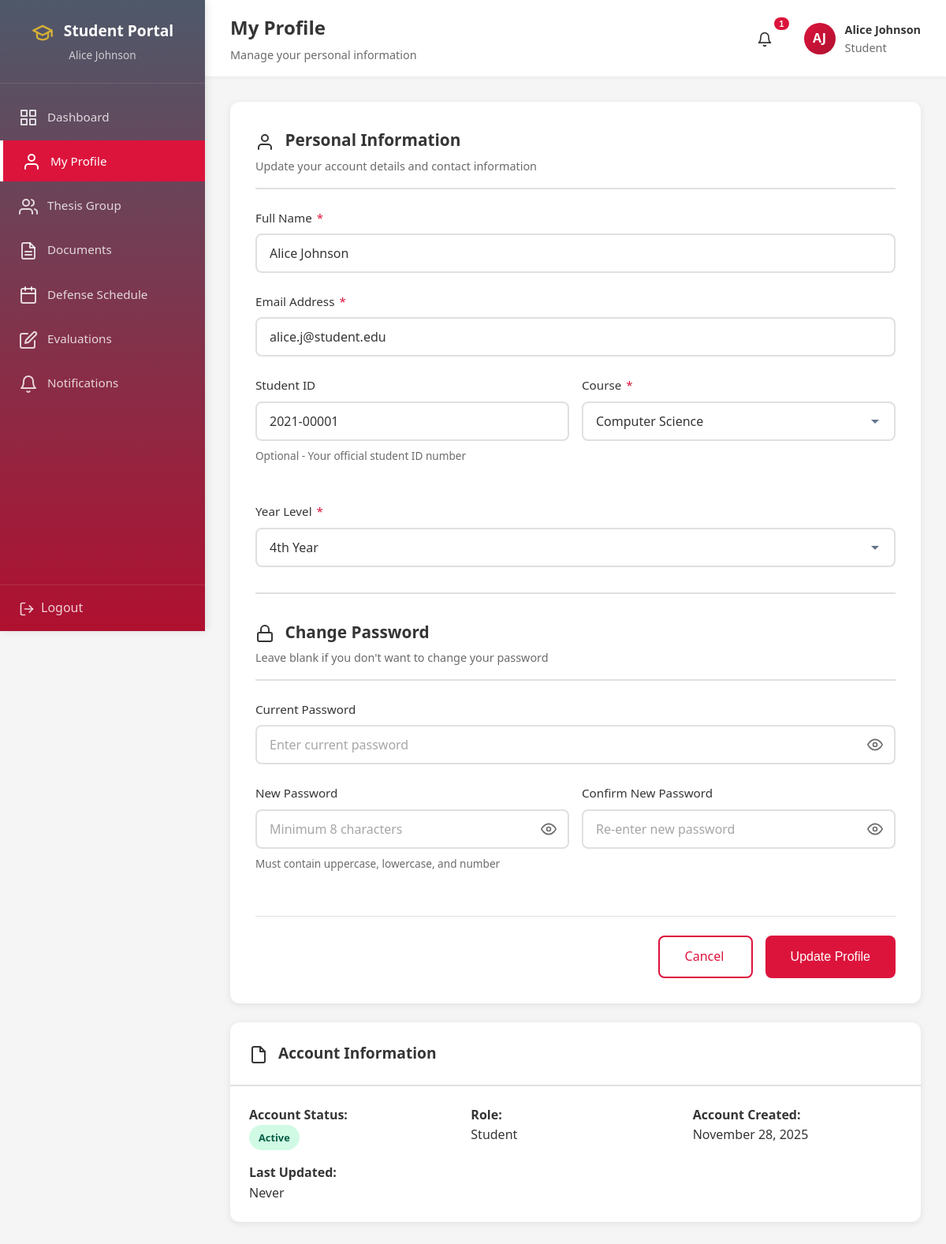
The page /student/profile.php (signed in) on the database its author committed.
### tables this page shows
CREATE TABLE `student_details` (
  `user_id` int(11) NOT NULL,
  `course` varchar(100) NOT NULL,
  `year` varchar(50) NOT NULL,
  `student_id` varchar(50) DEFAULT NULL
);

CREATE TABLE `users` (
  `user_id` int(11) NOT NULL,
  `name` varchar(255) NOT NULL,
  `email` varchar(255) NOT NULL,
  `password_hash` varchar(255) NOT NULL,
  `role` enum('admin','student','panelist') NOT NULL,
  `status` enum('active','inactive') DEFAULT 'active',
  `created_at` datetime NOT NULL DEFAULT current_timestamp(),
  `updated_at` datetime DEFAULT NULL ON UPDATE current_timestamp()
);

### student/profile.php (the view, shortened to what this page needs)
<?php
require_once '../db_connect.php';
try {
    $user_stmt = $pdo->prepare("
        SELECT u.*, sd.course, sd.year, sd.student_id
        FROM users u
        LEFT JOIN student_details sd ON u.user_id = sd.user_id
        WHERE u.user_id = ?
    ");
    $user_stmt->execute([$_SESSION['user_id']]);
    $student = $user_stmt->fetch();
} catch (PDOException $e) {
    error_log("Profile Load Error: " . $e->getMessage());
    die("Error loading profile information.");
}
$courses = ['Computer Science', 'Information Technology', 'Computer Engineering', 'Software Engineering', 'Data Science'];
$years = ['1st Year', '2nd Year', '3rd Year', '4th Year'];
?>
<!DOCTYPE html>
<html lang="en">
<head>
    <link rel="stylesheet" href="../assets/css/style.css">
    <link rel="stylesheet" href="../assets/css/dashboard.css">
    <link rel="stylesheet" href="../assets/css/forms.css">
    <link rel="stylesheet" href="../assets/css/icons.css">
</head>
<body>
    <div class="dashboard-wrapper">
        <?php include 'includes/sidebar.php'; ?>
        <div class="main-content">
            <?php include 'includes/topbar.php'; ?>
            <div class="dashboard-content">
                <div class="form-card">
                    <div class="form-card-header">
                        <h3>
                            <svg width="24" height="24" viewBox="0 0 24 24" fill="none" stroke="currentColor" stroke-width="2" stroke-linecap="round" stroke-linejoin="round" style="vertical-align: middle; margin-right: 0.5rem;">
                                <path d="M20 21v-2a4 4 0 0 0-4-4H8a4 4 0 0 0-4 4v2"/>
                                <circle cx="12" cy="7" r="4"/>
                            </svg>
                            Personal Information
                        </h3>
                        <p>Update your account details and contact information</p>
                    </div>
                    <form method="POST" action="profile.php" id="profileForm">
                        <div class="form-group">
                            <label for="name">Full Name <span class="required">*</span></label>
                            <input
                                type="text"
                                id="name"
                                name="name"
                                value="<?php echo htmlspecialchars($student['name']); ?>"
                                required
                                minlength="3"
                            >
                        </div>
                        <div class="form-group">
                            <label for="email">Email Address <span class="required">*</span></label>
                            <input
                                type="email"
                                id="email"
                                name="email"
                                value="<?php echo htmlspecialchars($student['email']); ?>"
                                required
                            >
                        </div>
                        <div class="form-row">
                            <div class="form-group">
                                <label for="student_id">Student ID</label>
                                <input
                                    type="text"
                                    id="student_id"
                                    name="student_id"
                                    value="<?php echo htmlspecialchars($student['student_id'] ?? ''); ?>"
                                    placeholder="e.g., 2021-00001"
                                >
                                <small class="form-help">Optional - Your official student ID number</small>
                            </div>
                            <div class="form-group">
                                <label for="course">Course <span class="required">*</span></label>
                                <select id="course" name="course" required>
                                    <?php foreach ($courses as $c): ?>
                                        <option value="<?php echo $c; ?>" <?php echo $student['course'] === $c ? 'selected' : ''; ?>>
                                            <?php echo $c; ?>
                                        </option>
                                    <?php endforeach; ?>
                                </select>
                            </div>
                        </div>
                        <div class="form-group">
                            <label for="year">Year Level <span class="required">*</span></label>
                            <select id="year" name="year" required>
                                <?php foreach ($years as $y): ?>
                                    <option value="<?php echo $y; ?>" <?php echo $student['year'] === $y ? 'selected' : ''; ?>>
                                        <?php echo $y; ?>
                                    </option>
                                <?php endforeach; ?>
                            </select>
                        </div>
                        <hr style="margin: 2rem 0; border: none; border-top: 2px solid var(--border-color);">
                        <div class="form-card-header" style="margin-top: 2rem;">
                            <h3>
                                <svg width="24" height="24" viewBox="0 0 24 24" fill="none" stroke="currentColor" stroke-width="2" stroke-linecap="round" stroke-linejoin="round" style="vertical-align: middle; margin-right: 0.5rem;">
                                    <rect x="3" y="11" width="18" height="11" rx="2" ry="2"/>
                                    <path d="M7 11V7a5 5 0 0 1 10 0v4"/>
                                </svg>
                                Change Password
                            </h3>
                            <p>Leave blank if you don't want to change your password</p>
                        </div>
                        <div class="form-group">
                            <label for="current_password">Current Password</label>
                            <div class="password-wrapper">
                                <input
                                    type="password"
                                    id="current_password"
                                    name="current_password"
                                    placeholder="Enter current password"
                                >
                                <button type="button" class="toggle-password" onclick="togglePasswordVisibility('current_password')">
                                    <svg viewBox="0 0 24 24" fill="none" stroke="currentColor" stroke-width="2" stroke-linecap="round" stroke-linejoin="round">
                                        <path d="M1 12s4-8 11-8 11 8 11 8-4 8-11 8-11-8-11-8z"/>
                                        <circle cx="12" cy="12" r="3"/>
                                    </svg>
                                </button>
                            </div>
                        </div>
                        <div class="form-row">
                            <div class="form-group">
                                <label for="new_password">New Password</label>
                                <div class="password-wrapper">
                                    <input
                                        type="password"
                                        id="new_password"
                                        name="new_password"
                                        placeholder="Minimum 8 characters"
                                        minlength="8"
                                    >
                                    <button type="button" class="toggle-password" onclick="togglePasswordVisibility('new_password')">
                                        <svg viewBox="0 0 24 24" fill="none" stroke="currentColor" stroke-width="2" stroke-linecap="round" stroke-linejoin="round">
                                            <path d="M1 12s4-8 11-8 11 8 11 8-4 8-11 8-11-8-11-8z"/>
                                            <circle cx="12" cy="12" r="3"/>
                                        </svg>
                                    </button>
                                </div>
                                <small class="form-help">Must contain uppercase, lowercase, and number</small>
                            </div>
                            <div class="form-group">
                                <label for="confirm_password">Confirm New Password</label>
                                <div class="password-wrapper">
                                    <input
                                        type="password"
                                        id="confirm_password"
                                        name="confirm_password"
                                        placeholder="Re-enter new password"
                                        minlength="8"
                                    >
                                    <button type="button" class="toggle-password" onclick="togglePasswordVisibility('confirm_password')">
                                        <svg viewBox="0 0 24 24" fill="none" stroke="currentColor" stroke-width="2" stroke-linecap="round" stroke-linejoin="round">
                                            <path d="M1 12s4-8 11-8 11 8 11 8-4 8-11 8-11-8-11-8z"/>
                                            <circle cx="12" cy="12" r="3"/>
                                        </svg>
                                    </button>
                                </div>
                            </div>
                        </div>
                        <div class="form-actions">
                            <a href="dashboard.php" class="btn btn-secondary">Cancel</a>
                            <button type="submit" class="btn btn-primary" id="updateBtn">
                                Update Profile
                            </button>
                        </div>
                    </form>
                </div>
                <div class="content-card" style="margin-top: 1.5rem;">
                    <div class="card-header">
                        <h3>
                            <svg width="24" height="24" viewBox="0 0 24 24" fill="none" stroke="currentColor" stroke-width="2" stroke-linecap="round" stroke-linejoin="round" style="vertical-align: middle; margin-right: 0.5rem;">
                                <path d="M14 2H6a2 2 0 0 0-2 2v16a2 2 0 0 0 2 2h12a2 2 0 0 0 2-2V8z"/>
                                <polyline points="14 2 14 8 20 8"/>
                            </svg>
                            Account Information
                        </h3>
                    </div>
                    <div class="card-body">
                        <div style="display: grid; grid-template-columns: repeat(auto-fit, minmax(250px, 1fr)); gap: 1rem;">
                            <div>
                                <strong>Account Status:</strong>
                                <p>
                                    <span class="badge badge-<?php echo $student['status'] === 'active' ? 'success' : 'danger'; ?>">
                                        <?php echo ucfirst($student['status']); ?>
                                    </span>
                                </p>
                            </div>
                            <div>
                                <strong>Role:</strong>
                                <p><?php echo ucfirst($student['role']); ?></p>
                            </div>
                            <div>
                                <strong>Account Created:</strong>
                                <p><?php echo date('F d, Y', strtotime($student['created_at'])); ?></p>
                            </div>
                            <div>
                                <strong>Last Updated:</strong>
                                <p><?php echo $student['updated_at'] ? date('F d, Y', strtotime($student['updated_at'])) : 'Never'; ?></p>
                            </div>
                        </div>
                    </div>
                </div>
            </div>
        </div>
    </div>
</body>
</html>

### rows shown on the page
student_details: name "Alice Johnson", email "alice.j@student.edu", student_id "2021-00001", course "Computer Science", year "4th Year", user_id.status "Active", user_id.role "Student", user_id.created_at "November 28, 2025"

### other values the page prints
$_SESSION['name'] "Alice Johnson"
$page_title "My Profile"
$page_subtitle "Manage your personal information"
$unread_count "1"
$initials "AJ"
